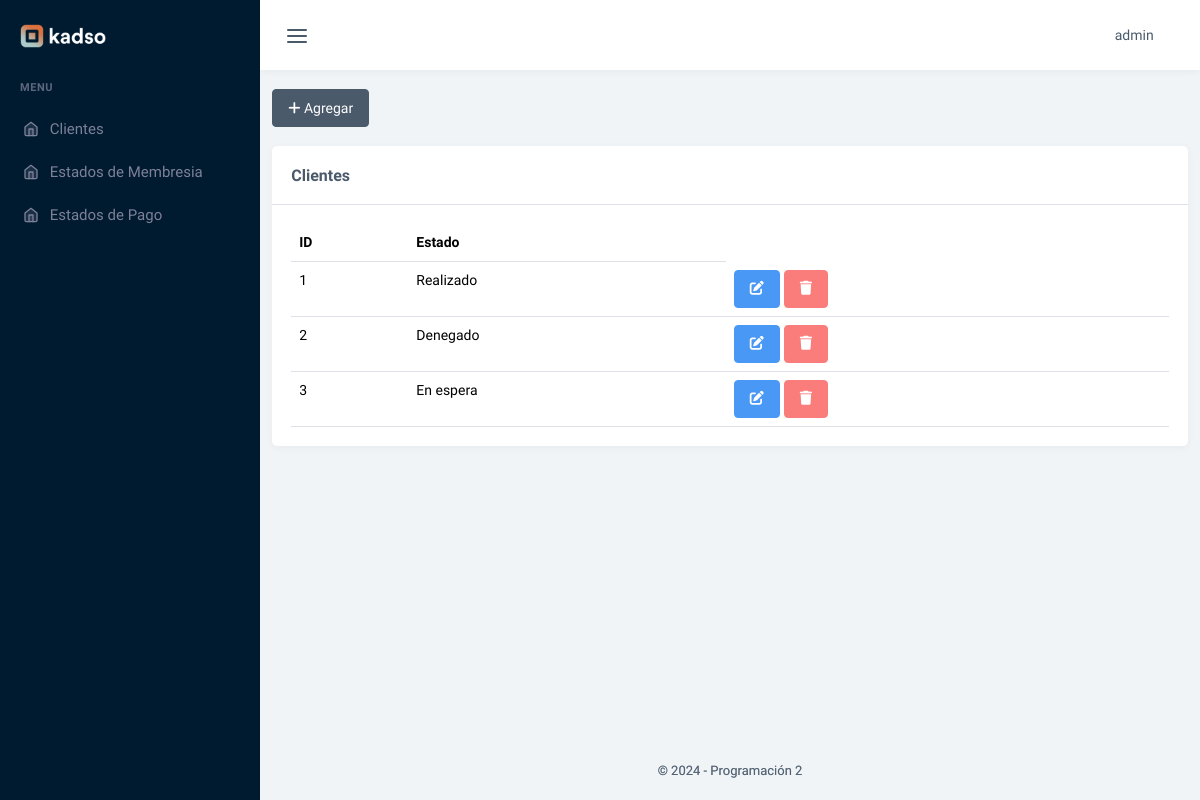
Screenshot of /estados_pago (signed in) with the database file from the repository.
### tables this page shows
CREATE TABLE `estados_pago` (
  `id_estado_pago` int(11) NOT NULL,
  `estado_pago` varchar(20) NOT NULL
);

### controladores/plantilla.controlador.php (called while the page is built, shortened)
<?php
class PlantillaControlador{
    public function verPlantilla(){
        include 'vistas/plantilla.php';
    }
}

### index.php (called while the page is built, shortened)
<?php
require 'controladores/plantilla.controlador.php';
require 'controladores/usuarios.controlador.php';
require 'modelos/estados_membresia.modelo.php';
require 'controladores/estados_pago.controlador.php';
require 'modelos/estados_pago.modelo.php';
$plantilla = new PlantillaControlador();
$plantilla -> verPlantilla();

### controladores/estados_pago.controlador.php (called while the page is built, shortened)
<?php
class ControladorEstadosPago
{
    static public function ctrMostrarEstados($item, $valor)
    {
        $tabla = "estados_pago";
        $respuesta = ModeloEstadosPago::mdlMostrarEstados($tabla, $item, $valor);
        return $respuesta;
    }
}

### modelos/conexion.php (called while the page is built, shortened)
<?php
class Conexion
{
    static public function conectar()
    {
        try {
            $link = new PDO(
                "mysql:host=" . self::HOST . ";dbname=" . self::DBNAME,
                self::USER,
                self::PASSWORD
            );
            $link->exec("set names utf8");
            return $link;
        } catch (PDOException $e) {
            die("Error en la conexión a la base de datos: " . $e->getMessage());
        }
    }
}

### modelos/estados_pago.modelo.php (called while the page is built, shortened)
<?php
require_once 'conexion.php';
class ModeloEstadosPago
{
    static public function mdlMostrarEstados($tabla, $item, $valor)
    {
        if ($item != null) {
            try {
                $stmt = Conexion::conectar()->prepare("SELECT * FROM $tabla WHERE $item = :$item");
                $stmt->bindParam(":" . $item, $valor, PDO::PARAM_INT);
                $stmt->execute();
                return $stmt->fetch(PDO::FETCH_ASSOC);
            } catch (Exception $e) {
                return "Error: " . $e->getMessage();
            }
        } else {
            try {
                $stmt = Conexion::conectar()->prepare("SELECT * FROM estados_pago");
                $stmt->execute();
                return $stmt->fetchAll(PDO::FETCH_ASSOC);
            } catch (Exception $e) {
                return "Error: " . $e->getMessage();
            }
        }
    }
}

### vistas/modulos/estados_pago.php (the view, shortened to what this page needs)
<?php
$estados_pago = ControladorEstadosPago::ctrMostrarEstados(null, null);
?>
<div class="col-xl-12 mt-3">
    <a class="btn btn-dark" href="agregar_estado_pago"><i class="fas fa-plus"></i> Agregar</a>
    <?php
    if (count($estados_pago) > 0) {
    ?>
        <div class="card mt-3">
            <div class="card-header">
                <h1 class="card-title mb-0">Clientes</h1>
            </div>
            <div class="card-body">
                <div class="table-responsive">
                    <table class="table table-hover mb-0">
                        <thead>
                            <tr>
                                <th scope="col">ID</th>
                                <th scope="col">Estado</th>
                            </tr>
                        </thead>
                        <tbody>
                            <?php foreach ($estados_pago as $key => $value) { ?>
                                <tr>
                                    <td><?php echo $value["id_estado_pago"]; ?></td>
                                    <td><?php echo $value["estado_pago"]; ?></td>
                                    <td>
                                        <a href="editar_estado_pago/<?php echo $value["id_estado_pago"]; ?>" class="btn btn-primary"><i class="fas fa-edit"></i></a>
                                        <button type="button" class="btn btn-danger btnEliminarEstadoPago" id_estado_pago_eliminar="<?php echo $value["id_estado_pago"]; ?>"><i class="fas fa-trash"></i></button>
                                    </td>
                                </tr>
                            <?php } ?>
                        </tbody>
                    </table>
                </div>
            </div>
        </div>
    <?php
    } else {
    ?>
        <h3>No hay estados disponibles</h3>
    <?php
    }
    ?>
</div>

### rows the page displays
estados_pago: id_estado_pago "1", estado_pago "Realizado"
estados_pago: id_estado_pago "2", estado_pago "Denegado"
estados_pago: id_estado_pago "3", estado_pago "En espera"

### other values shown
$_SESSION["nombre"] "admin"
